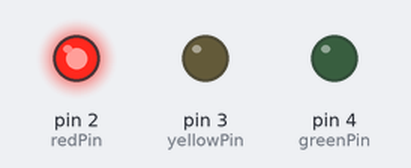
Recording of a sketch running on a simulated Arduino Uno, built with avr-gcc and run on an emulated ATmega328P. Shown: output pins drawn as LEDs (lit = HIGH).

Above: at 5.0 s.
At 11.0 s:
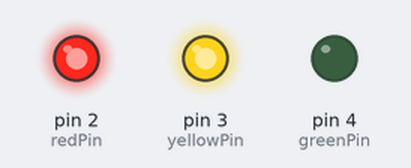
At 17.0 s:
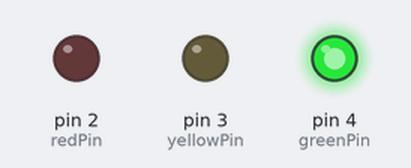
At 23.0 s:
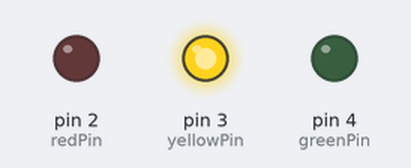
Timing chart, 0 to 31.2 s (numbered marks = the images above):
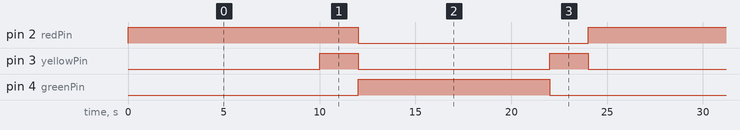

Measured:
- by itself, pin 2 (redPin): alternates HIGH for 12.0 s and LOW for 12.0 s
- by itself, pin 3 (yellowPin): alternates HIGH for 2.0 s and LOW for 10.0 s
- by itself, pin 4 (greenPin): alternates HIGH for 10.0 s and LOW for 14.0 s

The sketch:

LED_OUTPUT_TRAFFIC_LIGHTS.ino
```cpp
int ledDelay = 10000; // delay in between changes
 int redPin = 2;
 int yellowPin = 3;
 int greenPin = 4;

 void setup() {
 pinMode(redPin, OUTPUT);
 pinMode(yellowPin, OUTPUT);
 pinMode(greenPin, OUTPUT);
 }

 void loop() {
  // turn the red light on
 digitalWrite(redPin, HIGH);
delay(ledDelay); // wait 5 seconds
 digitalWrite(yellowPin, HIGH); // turn on yellow
 delay(2000); // wait 2 seconds
 digitalWrite(greenPin, HIGH); // turn green on
 digitalWrite(redPin, LOW); // turn red off
 digitalWrite(yellowPin, LOW); // turn yellow off
 delay(ledDelay); // wait ledDelay milliseconds
 digitalWrite(yellowPin, HIGH); // turn yellow on
 digitalWrite(greenPin, LOW); // turn green off
 delay(2000); // wait 2 seconds
 digitalWrite(yellowPin, LOW); // turn yellow off
 // now our loop repeats
 }
```
